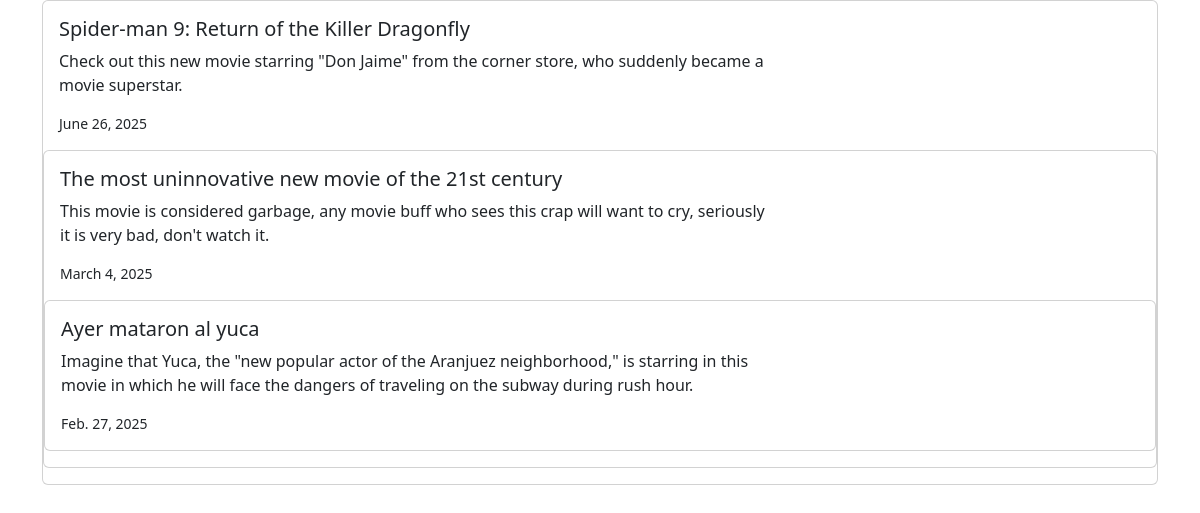
Page /news/ on the committed database.
### news/models.py (models this page shows, shortened)
class News(models.Model):
    headline = models.CharField(max_length=200)
    body = models.TextField()
    date = models.DateField()

### news/views.py (the view)
# urls.py: path('news/', include('news.urls')),
def news(request):
    newss = News.objects.all().order_by('-date')
    return render(request, 'news.html', {'newss':newss})

### news/templates/news.html (shortened to what this page needs)
<head>
    <link href="https://cdn.jsdelivr.net/npm/bootstrap@5.3.3/dist/css/bootstrap.min.css" rel="stylesheet"
>
</head>
<div class="container">
    {% for news in newss %}
    <div class="card mb-3">
        <div class="row g-0">
            <div class="col-md-8">
                <div class="card-body">
                    <h5 class=" card-title">{{ news.headline }}</h5>
                    <p class=" card-text">{{ news.body }}</p>
                    <p class=" card-text"><small class=>{{ news.date }}</small></p>
                </div>
            </div>
        </div>
    <div>
    {% endfor %}
</div>

### rows in the picture
News: headline "Spider-man 9: Return of the Killer Dragonfly", body "Check out this new movie starring \"Don Jaime\" from the corner store, who suddenly became a movie superstar.", date "June 26, 2025"
News: headline "The most uninnovative new movie of the 21st century", body "This movie is considered garbage, any movie buff who sees this crap will want to cry, seriously it is very bad, don't watch it.", date "March 4, 2025"
News: headline "Ayer mataron al yuca", body "Imagine that Yuca, the \"new popular actor of the Aranjuez neighborhood,\" is starring in this movie in which he will face the dangers of traveling on the subway during rush hour.", date "Feb. 27, 2025"
